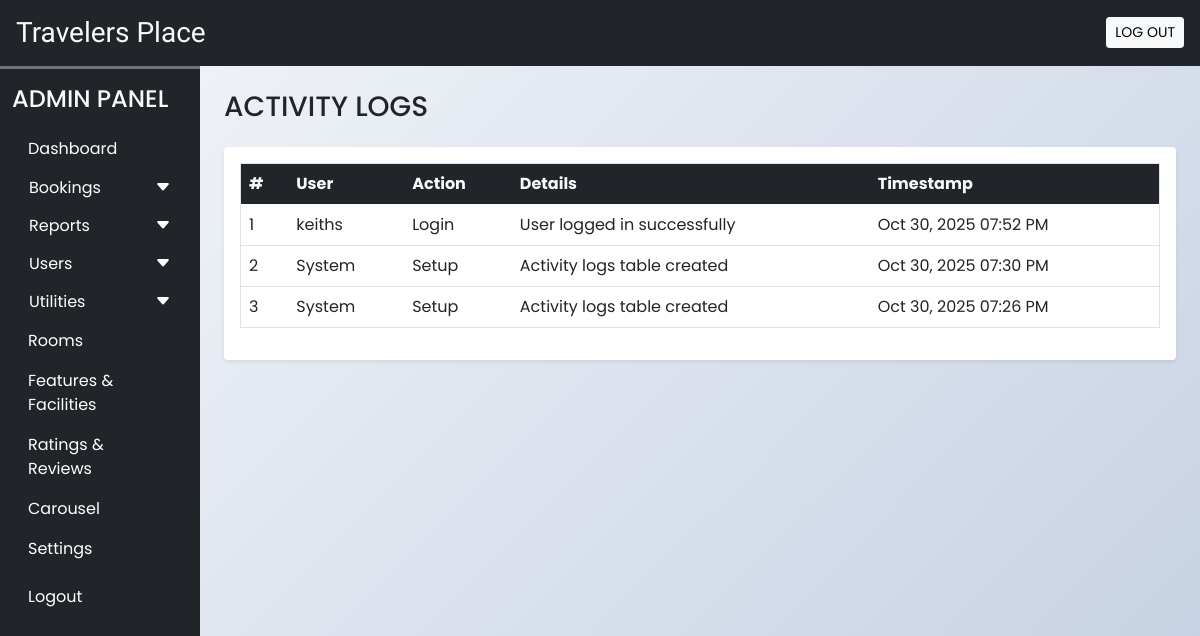
The app's page /admin/activity_logs.php (signed in), older data.
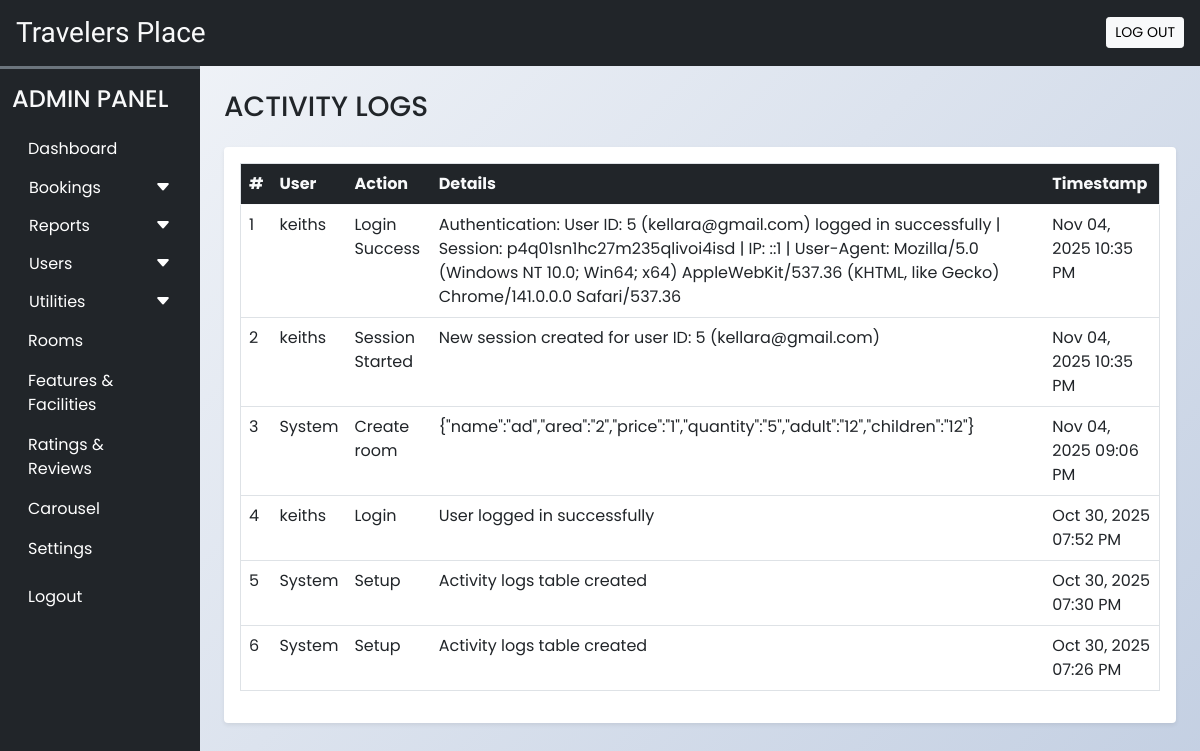
The same page, newer data.
### tables this page shows
CREATE TABLE `activity_logs` (
  `id` int(11) NOT NULL AUTO_INCREMENT,
  `user_id` int(11) DEFAULT NULL,
  `user_name` varchar(100) NOT NULL,
  `action` varchar(100) NOT NULL,
  `details` text DEFAULT NULL,
  `ip_address` varchar(45) DEFAULT NULL,
  `user_agent` text DEFAULT NULL,
  `created_at` timestamp NOT NULL DEFAULT current_timestamp(),
  PRIMARY KEY (`id`),
  KEY `idx_user_id` (`user_id`),
  KEY `idx_created_at` (`created_at`)
);

### admin/inc/db_config.php (called while the page is built, shortened)
<?php
  function selectAll($table)
  {
    $con = $GLOBALS['con'];
    $res = mysqli_query($con,"SELECT * FROM $table");
    return $res;
  }
?>

### admin/activity_logs.php (the view, shortened to what this page needs)
<?php
require('inc/db_config.php');
?>
<!DOCTYPE html>
<html lang="en">
<head>
  <?php require('inc/links.php'); ?>
  <link rel="stylesheet" href="https://cdn.datatables.net/1.13.6/css/dataTables.bootstrap5.min.css">
</head>
<body class="bg-light">
  <?php require('inc/header.php'); ?>
  <div class="container-fluid" id="main-content">
    <div class="row">
      <div class="col-lg-10 ms-auto p-4 overflow-hidden">
        <h3 class="mb-4">ACTIVITY LOGS</h3>
        <div class="card border-0 shadow-sm mb-4">
          <div class="card-body">
            <div class="table-responsive">
              <table class="table table-hover border" id="logs-table">
                <thead>
                  <tr class="bg-dark text-light">
                    <th>#</th>
                    <th>User</th>
                    <th>Action</th>
                    <th>Details</th>
                    <th>Timestamp</th>
                  </tr>
                </thead>
                <tbody>
                  <?php
                  $res = selectAll('activity_logs ORDER BY created_at DESC');
                  $i = 1;
                  while($row = mysqli_fetch_assoc($res)) {
                    echo "
                    <tr>
                      <td>$i</td>
                      <td>" . htmlspecialchars($row['user_name']) . "</td>
                      <td>" . htmlspecialchars($row['action']) . "</td>
                      <td>" . htmlspecialchars($row['details']) . "</td>
                      <td>" . date('M d, Y h:i A', strtotime($row['created_at'])) . "</td>
                    </tr>
                    ";
                    $i++;
                  }
                  ?>
                </tbody>
              </table>
            </div>
          </div>
        </div>
      </div>
    </div>
  </div>
</body>
</html>

### admin/inc/links.php (shortened to what this page needs)
<link rel="stylesheet" href="https://cdn.jsdelivr.net/npm/bootstrap-icons@1.9.1/font/bootstrap-icons.css">
<link href="https://cdn.jsdelivr.net/npm/bootstrap@5.0.2/dist/css/bootstrap.min.css" rel="stylesheet">
<link rel="stylesheet" href="css/common.css?v=<?php echo filemtime('css/common.css'); ?>">

### admin/inc/header.php (shortened to what this page needs)
<?php
  $admin_role = $_SESSION['adminRole'] ?? 'admin';
?>
<div class="container-fluid bg-dark text-light p-3 d-flex align-items-center justify-content-between sticky-top">
  <h3 class="mb-0 h-font">Travelers Place</h3>
  <a href="logout.php" id="admin-logout" class="btn btn-light btn-sm">LOG OUT</a>
</div>
<div class="col-lg-2 bg-dark border-top border-3 border-secondary" id="dashboard-menu">
  <nav class="navbar navbar-expand-lg navbar-dark">
    <div class="container-fluid flex-lg-column align-items-stretch">
      <h4 class="mt-2 text-light">ADMIN PANEL</h4>
      <div class="collapse navbar-collapse flex-column align-items-stretch mt-2" id="adminDropdown">
        <ul class="nav nav-pills flex-column">
          <li class="nav-item">
            <a class="nav-link text-white" href="dashboard.php">Dashboard</a>
          </li>
          <button class="btn text-white px-3 w-100 shadow-none text-start d-flex align-items-center justify-content-between" type="button" data-bs-toggle="collapse" data-bs-target="#bookingLinks">
            <span>Bookings</span>
            <span><i class="bi bi-caret-down-fill"></i></span>
          </button>
          <button class="btn text-white px-3 w-100 shadow-none text-start d-flex align-items-center justify-content-between" type="button" data-bs-toggle="collapse" data-bs-target="#reportsLinks">
            <span>Reports</span>
            <span><i class="bi bi-caret-down-fill"></i></span>
          </button>
          <?php if($admin_role === 'admin'): ?>
            <button class="btn text-white px-3 w-100 shadow-none text-start d-flex align-items-center justify-content-between" type="button" data-bs-toggle="collapse" data-bs-target="#usersLinks">
              <span>Users</span>
              <span><i class="bi bi-caret-down-fill"></i></span>
            </button>
            <button class="btn text-white px-3 w-100 shadow-none text-start d-flex align-items-center justify-content-between" type="button" data-bs-toggle="collapse" data-bs-target="#utilitiesLinks">
              <span>Utilities</span>
              <span><i class="bi bi-caret-down-fill"></i></span>
            </button>
            <li class="nav-item">
              <a class="nav-link text-white" href="rooms.php">Rooms</a>
            </li>
            <li class="nav-item">
              <a class="nav-link text-white" href="features_facilities.php">Features & Facilities</a>
            </li>
            <li class="nav-item">
              <a class="nav-link text-white" href="rate_review.php">Ratings & Reviews</a>
            </li>
            <li class="nav-item">
              <a class="nav-link text-white" href="carousel.php">Carousel</a>
            </li>
            <li class="nav-item">
              <a class="nav-link text-white" href="settings.php">Settings</a>
            </li>
          <?php else: ?>
            <li class="nav-item">
              <a class="nav-link text-white" href="change_password.php">Change Password</a>
            </li>
          <?php endif; ?>
          <li class="nav-item mt-2">
            <a class="nav-link text-white" href="logout.php">Logout</a>
          </li>
        </ul>
      </div>
    </div>
  </nav>
</div>

### admin/css/common.css (style rules this page uses)
:root { --teal: #2ec1ac; --teal_hover: #279e8c; }
* { font-family: 'Poppins', sans-serif; }
.h-font { font-family: 'Merienda', cursive; }
#dashboard-menu { position: fixed; height: 100%; z-index: 11; }
body.bg-light { background: linear-gradient(135deg, #f5f7fa 0%, #c3cfe2 100%); min-height: 100vh; }

Row changes from the older to the newer data that the page shows:
added activity_logs: user_name "keiths", action "Login Success", details "Authentication: User ID: 5 (kellara@gmail.com) logged in successfully | Session: p4q01sn1hc27m235qlivoi4isd | IP: ::1 | User-Agent: Mozilla/5.0 (Windows NT 10.0; Win64; x64) AppleWebKit/537.36 (KHTML, like Gecko) Chrome/141.0.0.0 Safari/537.36", created_at "Nov 04, 2025 10:35 PM"
added activity_logs: user_name "keiths", action "Session Started", details "New session created for user ID: 5 (kellara@gmail.com)", created_at "Nov 04, 2025 10:35 PM"
added activity_logs: user_name "System", action "Create room", details "{\"name\":\"ad\",\"area\":\"2\",\"price\":\"1\",\"quantity\":\"5\",\"adult\":\"12\",\"children\":\"12\"}", created_at "Nov 04, 2025 09:06 PM"
